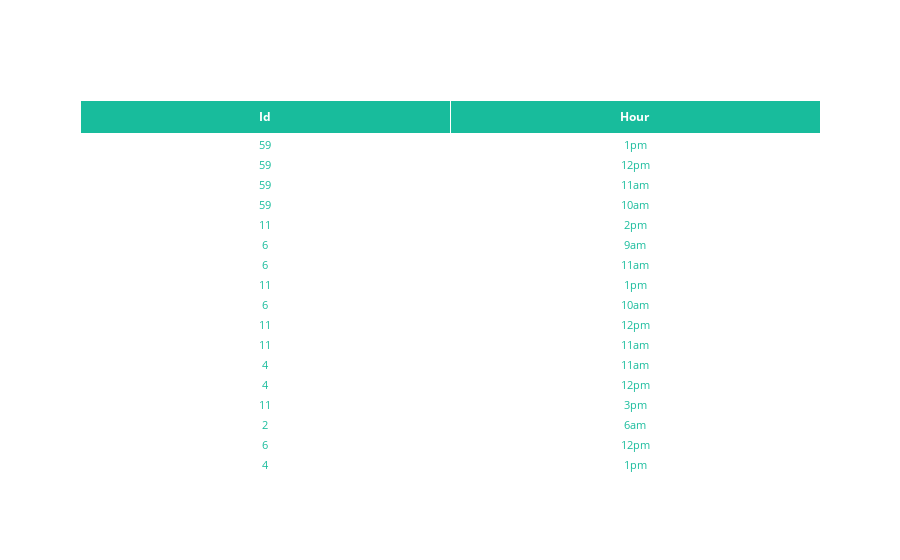

Source (notebook cell):
### Code cell
fig = go.Figure(data=[go.Table(
  header=dict(
    values=['<b>Id</b>','<b>Hour</b>'],
    line_color='white', fill_color='#18bc9c', font=dict(color="white"),
    align='center',
  ),
  cells=dict(
    values=[light_0["number"], light_0["hour"]],
    #line_color=[np.array(colors)[a],np.array(colors)[b], np.array(colors)[c]],
    #fill_color=[np.array(colors)[a],np.array(colors)[b], np.array(colors)[c]],
    align='center', fill_color='white', font=dict(color='#18bc9c', size=11)
    ))
])

fig.show()

### Figure 1 — Plotly figure (JSON) as saved in the notebook; plotly's stock layout.template omitted (floating-point values rounded to 4 significant figures; data arrays with more than 128 entries replaced by an {"elided": "..."} marker saying what was removed)
{"data": [{"cells": {"align": "center", "fill": {"color": "white"}, "font": {"color": "#18bc9c", "size": 11}, "values": {"elided": "2x3533 mixed values"}}, "header": {"align": "center", "fill": {"color": "#18bc9c"}, "font": {"color": "white"}, "line": {"color": "white"}, "values": ["<b>Id</b>", "<b>Hour</b>"]}, "type": "table"}], "layout": {}}
